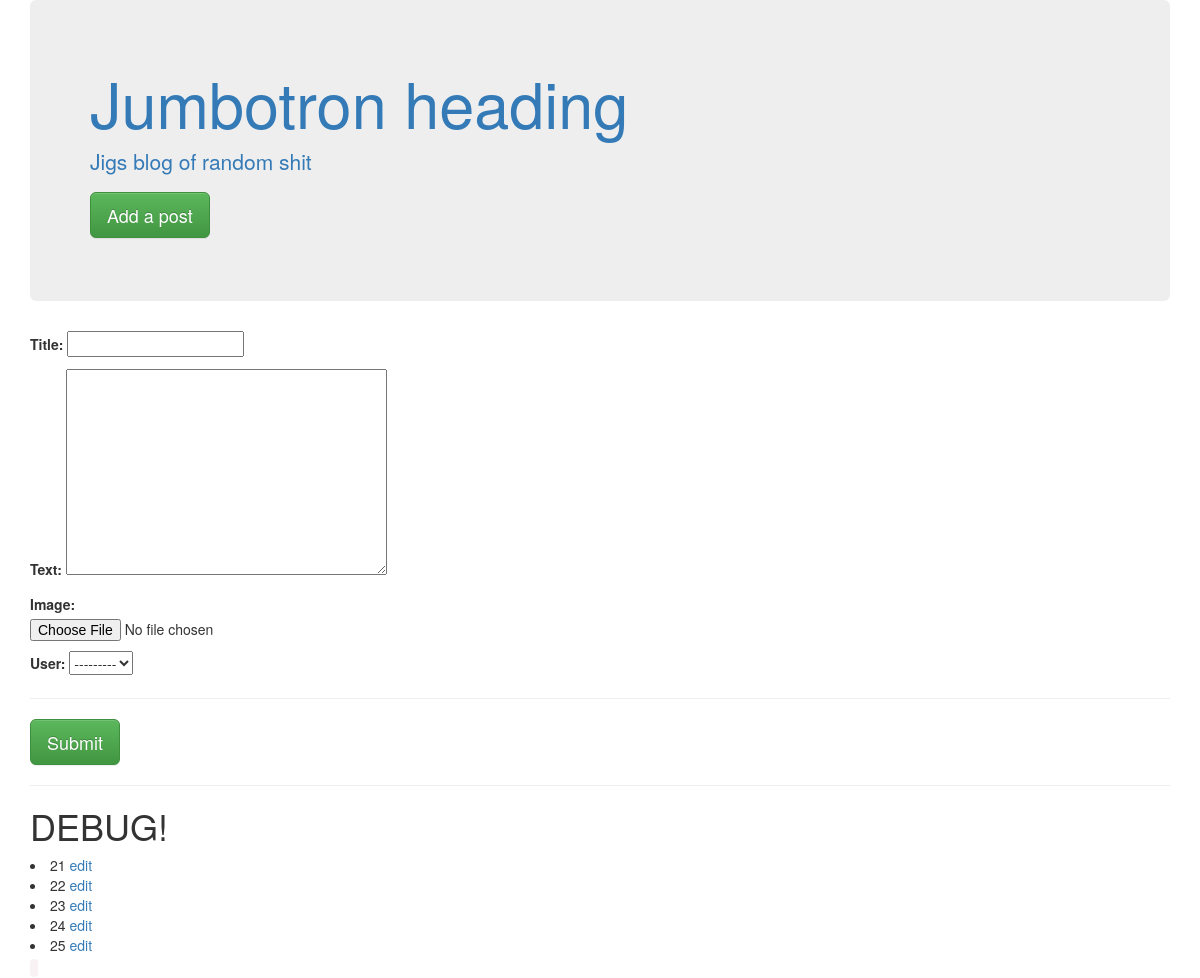
Screenshot of /blog/post/new/ with the database file from the repository.
### blog/models.py (models this page shows, shortened)
class Post(models.Model):
    text = HTMLField()
    user = models.ForeignKey(User)
    image = models.ImageField(upload_to="./user_images/", blank=True, null=True)
    postdate = models.DateTimeField(auto_now_add=True)
    title = models.CharField(max_length=50)

### blog/views.py (the view)
# urls.py: url(r'post/new/$', views.post_new, name='post_new'),
def post_new(request, post_id=None):
    print "post_new", post_id
    form = PostForm()
    post = None
    try:
        post = Post.objects.get(id=post_id)
    except Exception:
        pass
    if request.POST:
        form = PostForm(request.POST, request.FILES, instance=post)
        if form.is_valid():
            print form.save()
            messages.success(request, 'Your post was successful, thank you!')
            return HttpResponseRedirect(reverse('index'))
    else:
        form = PostForm(instance=post)
    return render(
        request,
        'post.html',
        {
            'form': form,
            'post_id': post_id,
            'post': post,
        }
    )

### blog/forms.py
class PostForm(forms.ModelForm):
    class Meta:
        model =  Post
        fields = ['title', 'text', 'image', 'user']

### blog/views.py (called while the page is built)
def render(request, template, render_keys):
    render_keys['debug_posts'] = Post.objects.all()
    return _render(request, template, render_keys)

### blog/templates/post.html (shortened to what this page needs)
{% extends "base.html" %}
{% block content %}
<div class="row">
  <div class="col-md-12">
    {% if post %}
      <form action="{% url 'post_edit' post.id %}" method="post" enctype="multipart/form-data">
    {% else %}
      <form action="{% url 'post_new' %}" method="post" enctype="multipart/form-data">
    {% endif %}
      {{form.as_p}}
      <hr>
      <input type="submit" class="btn btn-success btn-lg" value="Submit">
    </form>
  </div>
</div>
<hr />
<h1>DEBUG!</h1>
{% if debug_posts %}
{% for post in debug_posts %}
<li>{{post.id}} <a href="{% url 'post_edit' post.id %}">edit</a></li>
{% endfor %}
{% endif %}
<code>{{ post.debug }}</code>
{% endblock %}

### rows the page displays
Post: id "21"
Post: id "22"
Post: id "23"
Post: id "24"
Post: id "25"
